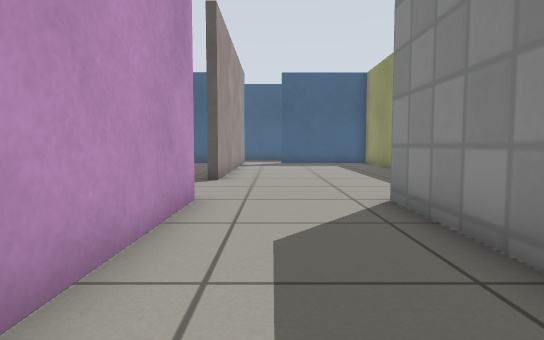
View 1 (above)

23 first-person views from a walk through a Gazebo world. The camera is 0.5 m above the floor, tilts 4° down and sees 75° across. The floor is counted in squares, 0.5 m on a side. Each view is taken from the middle of a square. On the plan, view 1 faces up. The plan holds only what a view shows up to about 13 squares ahead; the rest is blank. Gazebo's built-in surfaces are drawn with simple patterns.

View 2
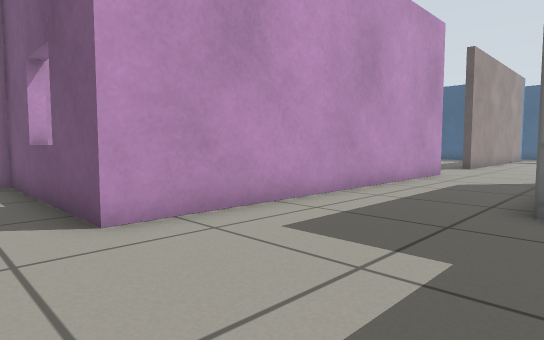

View 3
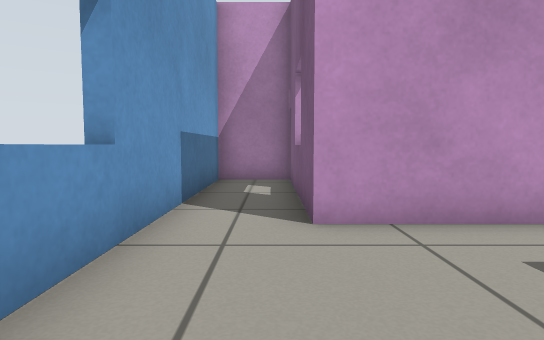

View 4
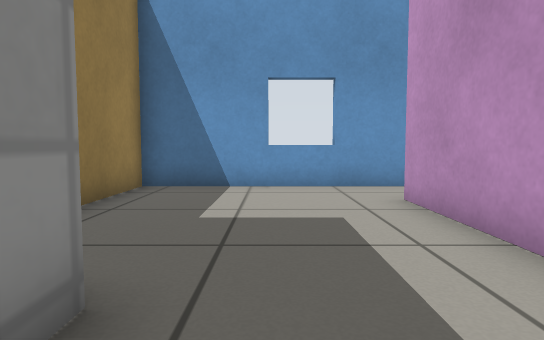

View 5
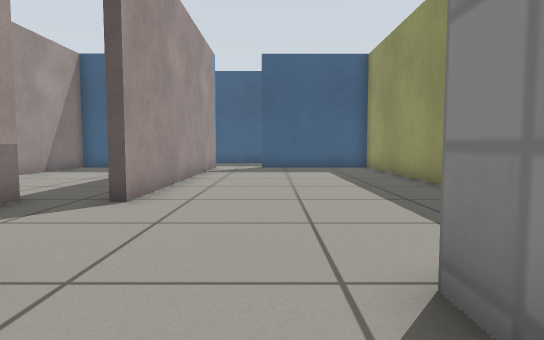

View 6
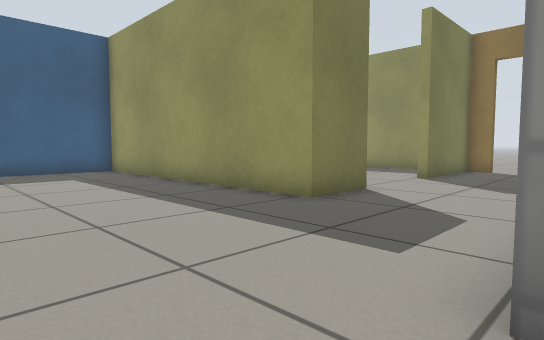

View 7
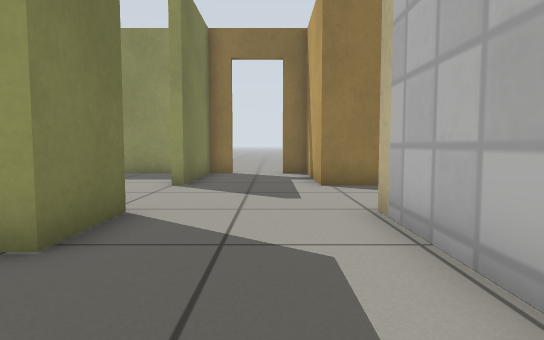

View 8
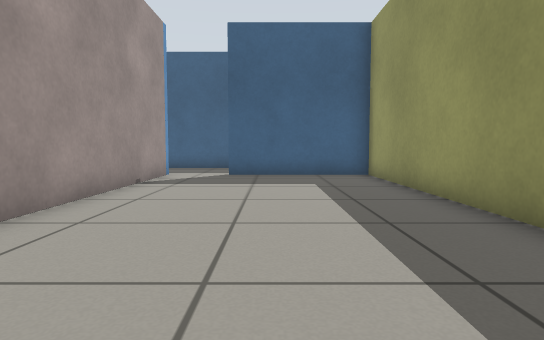

View 9
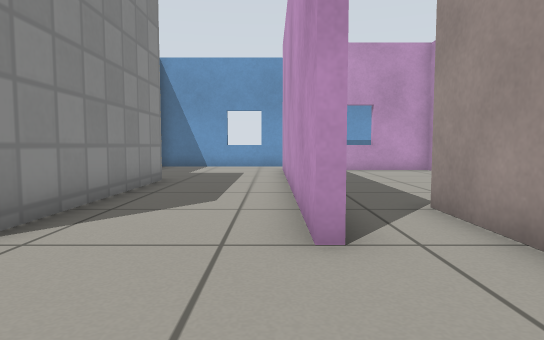

View 10
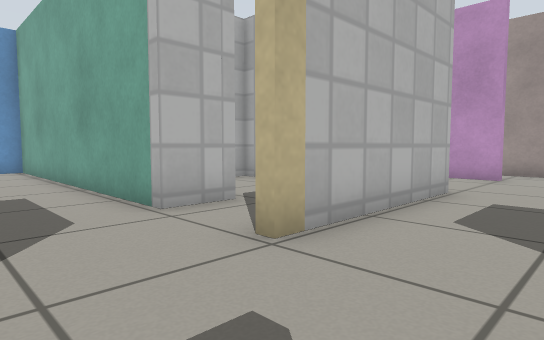

View 11
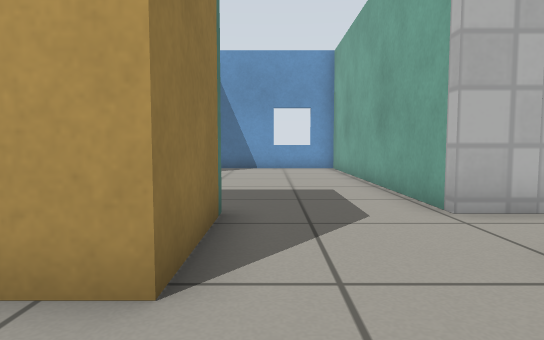

View 12
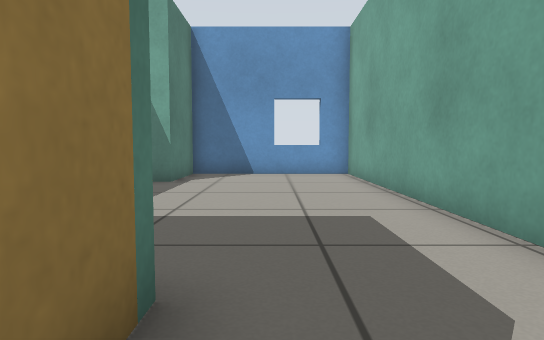

View 13
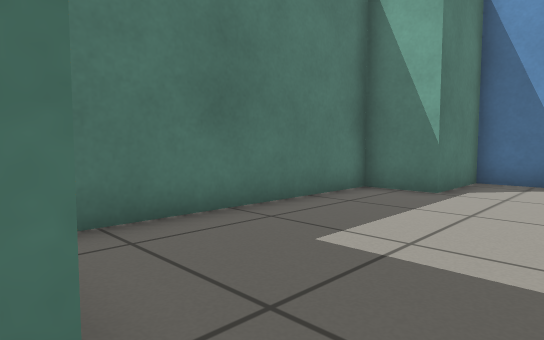

View 14
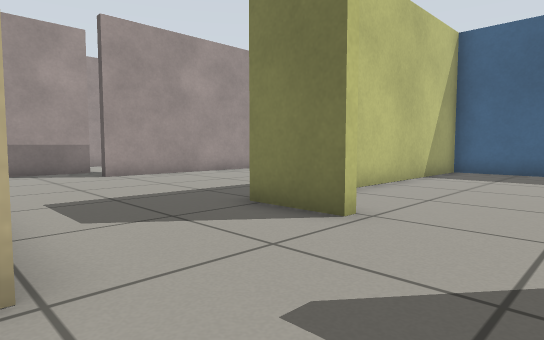

View 15
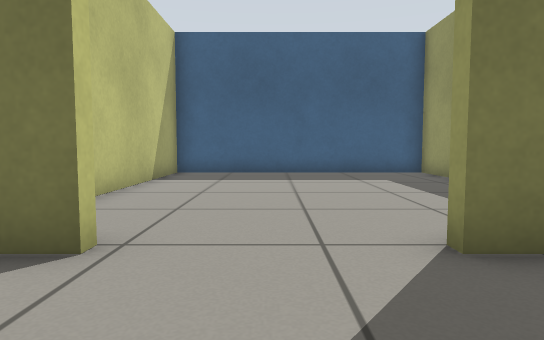

View 16
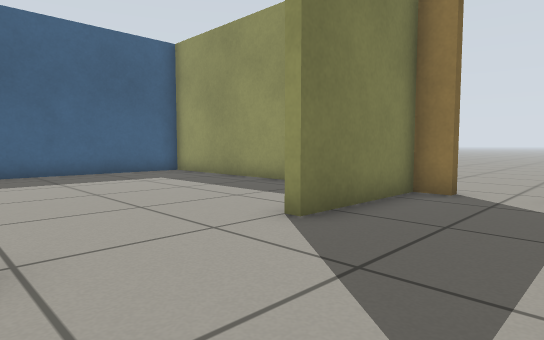

View 17
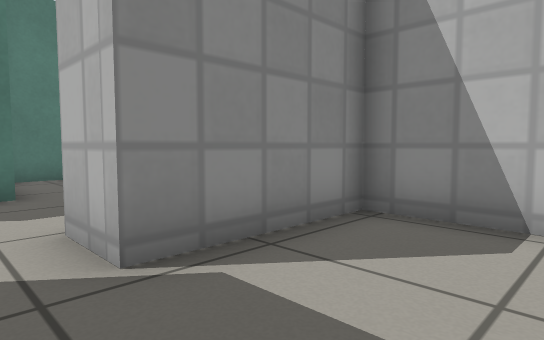

View 18
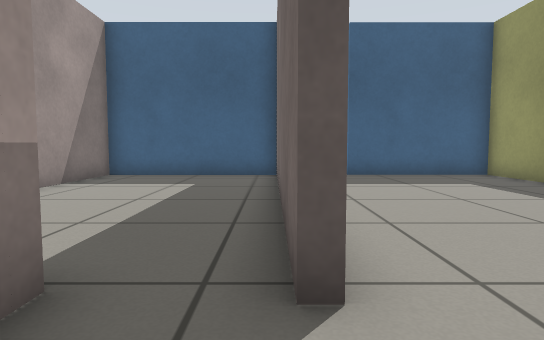

View 19
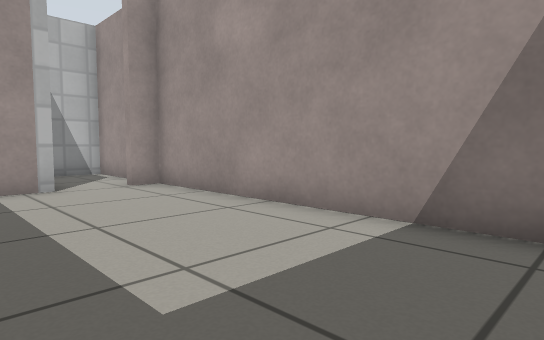

View 20
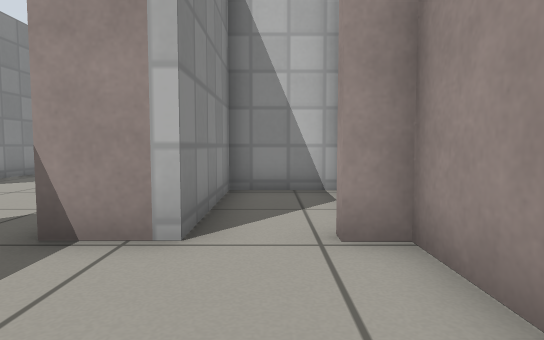

View 21
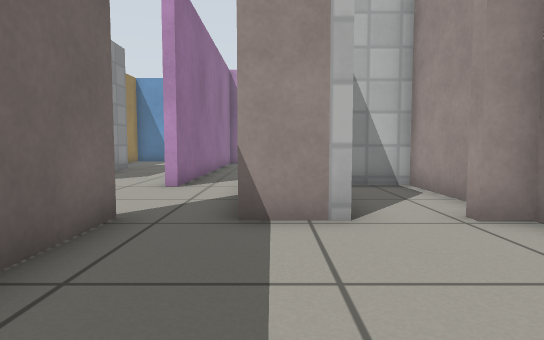

View 22
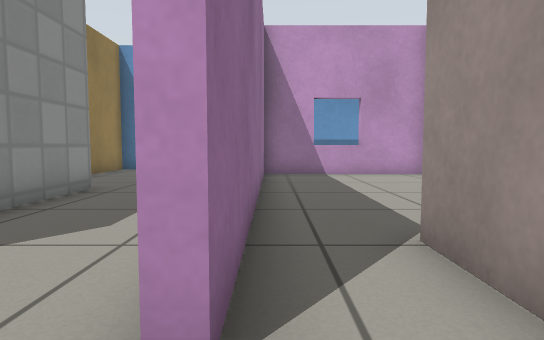

View 23
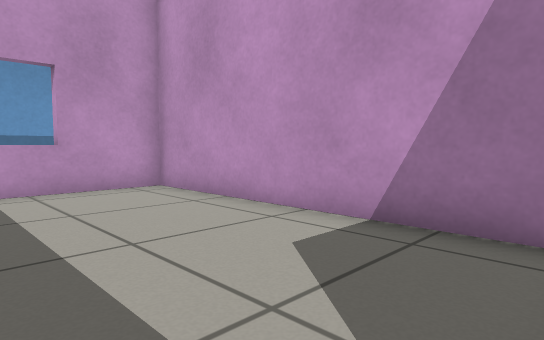

### Floor plan
Points are (right, up) in squares from view 1. A wall is a line through its corners. A room is listed if a view was taken in it or the views show most of it. See-through windows are left out.
Room 1 (views 1, 2, 3, 4, 5, 6)
walls: (2.1, -0.1) (2.1, 6.4); (-1.4, 6.6) (-1.4, -4.5) (-7.3, -4.5) (-7.3, -6.5) (4.1, -6.5) (4.1, -3.8)
ways out: opening at (0, 6.7) to room 2
Room 2 (views 7, 8, 9, 10, 11, 12, 14, 15, 16)
walls: (7.4, 10.2) (5.3, 10.2) (5.3, 19.9) (0.5, 19.9); (2.1, 6.4) (7.3, 6.4) (7.3, 6); (10.7, 5.6) (10.7, 6.8) (14.4, 6.8); (-1.4, 20.2) (-1.4, 10.1); (14.4, 9.4) (14.4, 10.2) (10.6, 10.2)
ways out: opening at (0, 6.7) to room 1; opening at (9, 6) to room 3; opening at (-2, 8.5) to room 5; opening at (9, 10) to room 7; opening at (-0.5, 20); open door at (14.5, 8.5)
Room 3 (view 13)
walls: (10.7, 3.7) (10.7, 5.6)
ways out: opening at (9, 6) to room 2; opening at (6.5, 5) to room 4; opening at (9, 4) to room 8
Room 4 (view 17)
walls: (2.4, 0.8) (2.4, 0.2) (5.8, 0.2) (5.8, 3.9) (7.3, 3.9)
ways out: opening at (6.5, 5) to room 3
Room 5 (views 18, 22, 23)
walls: (-1.8, 1.8) (-1.8, 6.6); (-7.3, 3.5) (-7.3, -4.2) (-1.6, -4.2); (-3.6, 10.4) (-3.6, 4.3)
ways out: opening at (-2, 8.5) to room 2; opening at (-3, 11) to room 6
Room 6 (views 19, 20, 21)
walls: (-1.8, 10.1) (-1.8, 18.9); (-7.5, 8.9) (-7.5, 6.2) (-5.1, 6.2) (-5.1, 10.4) (-3.6, 10.4); (-1.8, 19.9) (-7.5, 19.9) (-7.5, 10.4) (-6.7, 10.4) (-6.7, 10)
ways out: opening at (-3, 11) to room 5
Room 7 (no view inside)
walls: (14.4, 11.5) (14.4, 19.9) (5.6, 19.9) (5.6, 13.2)
ways out: opening at (9, 10) to room 2
Room 8 (no view inside)
walls: (7.3, 3.9) (7.3, -6.3) (12.7, -6.3) (12.7, -3.6) (14.4, -3.6) (14.4, 3.2)
ways out: opening at (9, 4) to room 3

Positions as (right, up) in squares from view 1, and headings:
1: (0, 0), facing up
2: (3, -6), facing up-left
3: (3, -5), facing left
4: (1, 2), facing down
5: (1, 4), facing up
6: (0, 6), facing up-right
7: (2, 8), facing right
8: (2, 8), facing up
9: (-1, 10), facing down
10: (10, 9), facing down-left
11: (10, 9), facing down
12: (10, 6), facing down
13: (10, 4), facing down-right
14: (10, 6), facing up-left
15: (9, 7), facing up
16: (7, 7), facing up-right
17: (3, 5), facing down-right
18: (-2, 8), facing up
19: (-3, 19), facing down-left
20: (-6, 14), facing down
21: (-4, 15), facing down
22: (-2, 8), facing down
23: (-3, 4), facing down-left
